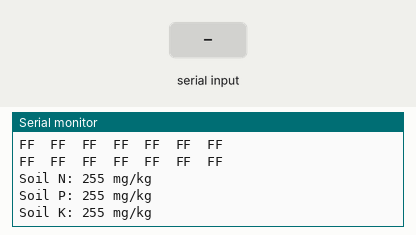
Recording of a sketch running on a simulated Arduino Uno, built with avr-gcc and run on an emulated ATmega328P. Shown: the last lines printed to the serial monitor. The inputs (shaded band) are chosen by the test bench.

Above: at 1.2 s.
1.3 s: "1" received over the second serial link
At 3.02 s:
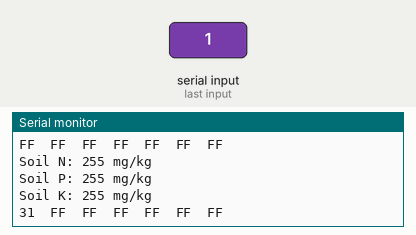
4.3 s: "0" received over the second serial link
At 5.0 s:
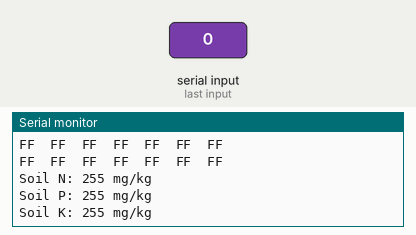
5.8 s: "2" received over the second serial link
At 5.83 s:
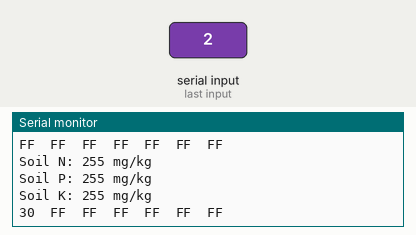

The sketch:

NPK.ino
```cpp
#include <Wire.h>
#include <SoftwareSerial.h> //Library to convert Digital Output pins of the board to transmitter as well as receiver

#define RE 8
#define DE 7

const byte nitro[]  = {0x01,0x03, 0x00, 0x1E, 0x00, 0x01, 0xE4, 0x0C};
const byte phosp[]  = {0x01,0x03, 0x00, 0x1F, 0x00, 0x01, 0xB5, 0xCC};
const byte potas[]  = {0x01,0x03, 0x00, 0x20, 0x00, 0x01, 0x85, 0xC0};


byte values5[11];
byte values6[11];
byte values7[11];


SoftwareSerial mod(2,3); // RX, TX ( Creates a new SoftwareSerial object )

void setup() {
  Serial.begin(9600);
  mod.begin(9600);
  pinMode(RE, OUTPUT);
  pinMode(DE, OUTPUT);
}

void loop() {
  byte val5;
  val5 = Nitro();
  delay(250);
  byte val6;
  val6 = Phosp();
  delay(250);
  byte val7;
  val7 = Potas();
  delay(250);


  Serial.print("Soil N: ");
  Serial.print(val5);
  Serial.println(" mg/kg");
  Serial.print("Soil P: ");
  Serial.print(val6);
  Serial.println(" mg/kg");
  Serial.print("Soil K: ");
  Serial.print(val7);
  Serial.println(" mg/kg");
  Serial.println();
  delay(2000);

}


byte Nitro(){
  digitalWrite(DE,HIGH);
  digitalWrite(RE,HIGH);
  delay(10);
  if(mod.write(nitro,sizeof(nitro))==8){
    digitalWrite(DE,LOW);
    digitalWrite(RE,LOW);
    for(byte i=0;i<7;i++){
    //Serial.print(mod.read(),HEX);
    values5[i] = mod.read();
    Serial.print(values5[i],HEX);
    Serial.print("\t");
    }
    Serial.println();
  }
  return values5[4];
}

byte Phosp(){
  digitalWrite(DE,HIGH);
  digitalWrite(RE,HIGH);
  delay(10);
  if(mod.write(phosp,sizeof(phosp))==8){
    digitalWrite(DE,LOW);
    digitalWrite(RE,LOW);
    for(byte i=0;i<7;i++){
    //Serial.print(mod.read(),HEX);
    values6[i] = mod.read();
    Serial.print(values6[i],HEX);
    Serial.print("\t");
    }
    Serial.println();
  }
  return values6[4];
}

byte Potas(){
  digitalWrite(DE,HIGH);
  digitalWrite(RE,HIGH);
  delay(10);
  if(mod.write(potas,sizeof(potas))==8){
    digitalWrite(DE,LOW);
    digitalWrite(RE,LOW);
    for(byte i=0;i<7;i++){
    //Serial.print(mod.read(),HEX);
    values7[i] = mod.read();
    Serial.print(values7[i],HEX);
   Serial.print("\t");
    }
    Serial.println();
  }
  return values7[4];
}
```

Measured:
- after the input at 1.3 s, the serial monitor: prints a new line after 1.5 s (image 1)
